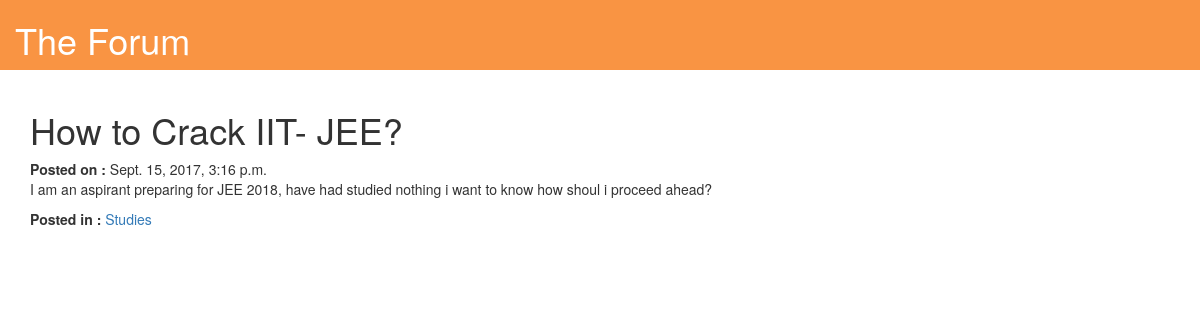
/forum/1/, run on the app's committed database.
### forum/models.py (models this page shows, shortened)
class ForumPost(models.Model):
	topic = models.CharField(max_length=255)
	text = models.CharField(max_length=1000)
	date = models.DateTimeField('date')
	category = models.ForeignKey( PostCategory, on_delete = models.CASCADE )

class PostCategory(models.Model):
    name = models.CharField(max_length=255)
    url = models.SlugField()
    def __str__(self):
        return self.url
    class Meta:
        verbose_name_plural = 'post categories'

### forum/views.py (the view)
# urls.py: url(r'^([0-9]+)/$',views.PostDetail, name='post_detail'),
def PostDetail(request,post_id):
	current_post = get_object_or_404(ForumPost, pk=post_id)
	return render(request,'forum/post_detail.html',{'current_post':current_post})

### forum/templates/forum/post_detail.html
{% extends 'forum/base.html' %}
{% block content %}
{% with current_post as cp%}
<h1>{{cp.topic}}</h1>
<b> Posted on :</b> {{cp.date}}
<p>{{cp.text}}</p>
<b>  Posted in :</b> <a href = '/forum/category/{{cp.category}}'> {{cp.category.name}} </a>
<br>
{%endwith%}
{%endblock%}

### data on the page
ForumPost: topic "How to Crack IIT- JEE?", date "Sept. 15, 2017, 3:16 p.m.", text "I am an aspirant preparing for JEE 2018, have had studied nothing i want to know how shoul i proceed ahead?", category.name "Studies"
